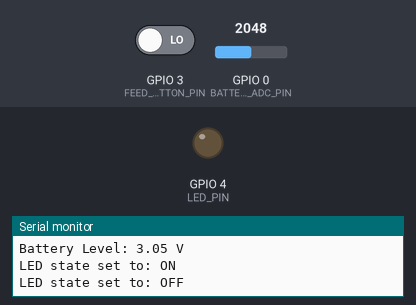
The program below on a simulated ESP32-C3. On the bench: output pins drawn as LEDs (lit = HIGH), the last lines printed to the serial monitor. Inputs (shaded band) come from the test bench; at power-on: GPIO 0 (BATTERY_ADC_PIN) = 2048, GPIO 3 (FEED_BUTTON_PIN) LOW (analog values on the 0–4095 scale). WiFi joins after 1.5 s; servers stay silent unless stated; the local clock reads 2024-03-15 10:24:30 at power-on unless the program sets it; no MQTT or app messages arrive unless stated. At 6.6 s the program puts the board to deep sleep or switches it off; the recording ends there.

Above: at 5.4 s.
5.5 s: GPIO 0 (BATTERY_ADC_PIN) set to 2866
At 6.4 s:
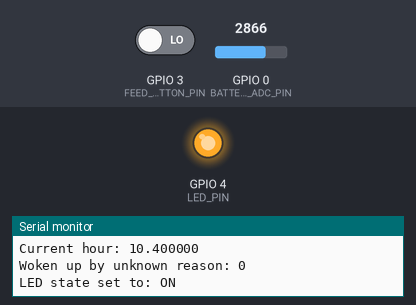
Timing chart, 0 to 6.6 s (numbered marks = the images above; inputs shaded):
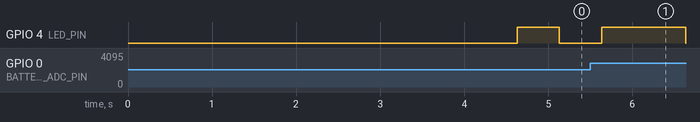

The program:

main.cpp
```cpp
#include <Arduino.h>
#include <WiFi.h>
#include "time.h"
#include <HTTPClient.h>
#include <ArduinoJson.h>
#include <PubSubClient.h>
#include "esp_sleep.h"

// wifi credentials file (optional)
#if __has_include("wifi_credits.h")
#include "wifi_credits.h"
#else
const char *ssid = "ssid_of_your_wifi";
const char *password = "your_wifi_password";
#endif

#define LED_PIN GPIO_NUM_4
#define FEED_BUTTON_PIN 3 // GPIO RTC capable

// Configuration MQTT (ThingsBoard)
const char *mqtt_server = "192.168.1.52";
const int mqtt_port = 1883;
const char *mqtt_client_id = "ESP32C3_Client";
const char *mqtt_topic = "v1/feedfish/esp32/";
WiFiClient espClient;
PubSubClient client(espClient);

// battery level
const int BATTERY_ADC_PIN = 0;     // GPIO0 (ADC1_CH0)
const float R1 = 85000.0;          // 100k
const float R2 = 100000.0;         // 100k
const float ADC_REF_VOLTAGE = 3.3; // référence ADC
const int ADC_RESOLUTION = 4095;   // 12 bits sur ESP32

RTC_DATA_ATTR int bootCount = 0;
RTC_DATA_ATTR bool wifiFailed = false;
RTC_DATA_ATTR bool mqttFailed = false;
RTC_DATA_ATTR bool syncTimeFailed = false;
RTC_DATA_ATTR struct tm lastSyncTime = {0};
RTC_DATA_ATTR esp_sleep_wakeup_cause_t lastWakeupReason = ESP_SLEEP_WAKEUP_UNDEFINED;
RTC_DATA_ATTR float lastBatteryLevel = 0.0;
RTC_DATA_ATTR int feedButtonState = HIGH;

IPAddress local_IP(192, 168, 1, 111);
IPAddress gateway(192, 168, 1, 1);
IPAddress subnet(255, 255, 255, 0);

float getCurrentHour();
uint64_t getSecondsToNextWake(float currentHour);
struct tm timeinfo;

void setupADC()
{
  // Configure ADC for battery level measurement
  analogReadResolution(12);       // résolution 12 bits
  analogSetAttenuation(ADC_11db); // pour mesurer jusqu’à ~3.3V
}

float readBatteryLevel()
{
  // Lire la valeur de la batterie
  int adcValue = analogRead(BATTERY_ADC_PIN);
  float voltage = (adcValue * ADC_REF_VOLTAGE) / ADC_RESOLUTION;
  float batteryLevel = (voltage * (R1 + R2)) / R2; // diviseur de tension
  Serial.printf("Battery Level: %.2f V\n", batteryLevel);
  return batteryLevel;
}

void connectMQTT()
{
  if (wifiFailed)
  {
    Serial.println("WiFi connection failed, cannot connect to MQTT");
    mqttFailed = true;
  }
  client.setServer(mqtt_server, mqtt_port);
  client.setKeepAlive(60);
  if (!client.connect(mqtt_client_id))
  {
    Serial.printf("Failed to connect to MQTT server %s:%d, state: %d\n", mqtt_server, mqtt_port, client.state());
    mqttFailed = true;
  }
  mqttFailed = false;
  Serial.printf("✅ MQTT connection status: %s\n", client.connected() ? "Connected" : "Failed");
  return;
}

void disconnectMQTT()
{
  if (client.connected())
  {
    client.disconnect();
    delay(100);
    Serial.println("Disconnected from MQTT server");
  }
  else
  {
    Serial.println("MQTT client was not connected");
  }
}

void sendMQTTInfo()
{
  if (mqttFailed)
  {
    Serial.println("MQTT connection failed, cannot send info");
    return;
  }

  char payload[256];
  snprintf(payload, sizeof(payload),
           "{\"time\":\"%04d-%02d-%02d %02d:%02d:%02d\",\"wakeup_reason\":%d,\"battery\":%.2f}",
           timeinfo.tm_year + 1900, timeinfo.tm_mon + 1, timeinfo.tm_mday,
           timeinfo.tm_hour, timeinfo.tm_min, timeinfo.tm_sec,
           lastWakeupReason,
           lastBatteryLevel);

  Serial.printf("Sending MQTT info: %s\n", payload);

  if (client.publish(mqtt_topic, payload))
  {
    for (uint8_t i = 0; i < 10; ++i)
    {
      client.loop();
      delay(5);
    }

    Serial.println("✅ MQTT info sent successfully");
  }
  else
  {
    Serial.println("Failed to send MQTT info");
    mqttFailed = true;
  }
}

void syncTime()
{
  if (wifiFailed)
  {
    Serial.println("WiFi connection failed, cannot synchronize time");
    syncTimeFailed = true;
    return;
  }
  Serial.println("Synchronizing time...");
  configTime(0, 0, "pool.ntp.org");
  setenv("TZ", "WET0WEST,M3.5.0/1,M10.5.0/2", 1);
  tzset();
  int retries = 0;
  while (time(nullptr) < 100000 && retries++ < 200)
    delay(500);

  getLocalTime(&timeinfo);
  Serial.printf("Current time: %02d:%02d:%02d\n", timeinfo.tm_hour, timeinfo.tm_min, timeinfo.tm_sec);

  if (retries >= 200)
  {
    Serial.println("Failed to synchronize time");
    syncTimeFailed = true;
    return;
  }
  syncTimeFailed = false;
  Serial.println("✅ Time synchronized");
}

void connectToWiFi()
{
  WiFi.config(local_IP, gateway, subnet, IPAddress(8, 8, 8, 8), IPAddress(8, 8, 4, 4));
  WiFi.disconnect();
  WiFi.begin(ssid, password);
  unsigned long startAttemptTime = millis();
  while (WiFi.status() != WL_CONNECTED && millis() - startAttemptTime < 20000)
  {
    Serial.println("Connecting to WiFi...");
    switch (WiFi.status())
    {
    case WL_CONNECTED:
      Serial.println("Connected");
      break;
    case WL_NO_SSID_AVAIL:
      Serial.println("SSID not available");
      break;
    case WL_CONNECT_FAILED:
      Serial.println("Connection failed");
      break;
    case WL_IDLE_STATUS:
      Serial.println("Idle");
      break;
    case WL_DISCONNECTED:
      Serial.println("Disconnected");
      break;
    default:
      Serial.println("Unknown status");
    }
    delay(500);
  }

  if (WiFi.status() == WL_CONNECTED)
  {
    Serial.println("\n✅ Connected to WiFi!");
    WiFi.printDiag(Serial);
    Serial.println(WiFi.localIP());
    wifiFailed = false;
  }
  else
  {
    Serial.println("\n❌ Failed to connect to WiFi");
    wifiFailed = true;
  }
}
void disconnectFromWiFi()
{
  WiFi.disconnect();
  Serial.println("Disconnected from WiFi");
}

float getCurrentHour()
{
  return timeinfo.tm_hour + (timeinfo.tm_min / 60.0);
}

uint64_t getSecondsToNextWake(float currentHour)
{
  // Cibles : 7.0 et 19.0
  float nextWake;
  float delta;

  if (currentHour < 7.0)
  {
    delta = 7.0 - currentHour;
    nextWake = delta > 3.0 ? 7.0 : 19.0;
  }
  else if (currentHour < 19.0)
  {
    delta = 19.0 - currentHour;
    nextWake = delta > 3.0 ? 19.0 : 7.0 + 24.0; // lendemain 7h
  }
  else
  {
    delta = (24.0 - currentHour) + 7.0;
    nextWake = delta > 3.0 ? 7.0 + 24.0 : 19.0 + 24.0; // lendemain
  }

  float seconds = (nextWake - currentHour) * 3600.0;
  return round(seconds);
}

void goToSleep(uint64_t seconds);
void setLEDState(uint8_t state)
{

  gpio_set_direction(LED_PIN, GPIO_MODE_OUTPUT);
  gpio_config_t io_conf = {};
  io_conf.pin_bit_mask = (1ULL << LED_PIN);
  io_conf.mode = GPIO_MODE_OUTPUT;
  io_conf.pull_up_en = GPIO_PULLUP_DISABLE;
  io_conf.pull_down_en = GPIO_PULLDOWN_DISABLE;
  io_conf.intr_type = GPIO_INTR_DISABLE;
  gpio_config(&io_conf);

  gpio_hold_dis(LED_PIN);
  gpio_set_level(LED_PIN, state);

  if (state == HIGH)
  {
    gpio_hold_en(LED_PIN);
  }
  else
  {
    gpio_hold_dis(LED_PIN);
  }
  Serial.printf("LED state set to: %s\n", state == HIGH ? "ON" : "OFF");
}

void goToSleep(uint64_t seconds)
{
  esp_deep_sleep_enable_gpio_wakeup(1ULL << FEED_BUTTON_PIN, feedButtonState ? ESP_GPIO_WAKEUP_GPIO_LOW : ESP_GPIO_WAKEUP_GPIO_HIGH);
  Serial.printf("Enabling GPIO wakeup on feed button %s", feedButtonState == HIGH ? "LOW" : "HIGH");
  esp_sleep_enable_timer_wakeup((uint64_t)seconds * 1000000ULL);
  Serial.printf("Going to sleep for %f hours\n", (uint64_t)seconds / 3600.0);
  Serial.flush();
  esp_deep_sleep_start();
}

void wakeUpRaison(esp_sleep_wakeup_cause_t wakeup_reason)
{
  switch (wakeup_reason)
  {
  case ESP_SLEEP_WAKEUP_TIMER:
    Serial.println("Woken up by timer");
    break;
  case ESP_SLEEP_WAKEUP_GPIO:
    Serial.println("Woken up by GPIO");
    break;
  default:
    Serial.printf("Woken up by unknown reason: %d\n", wakeup_reason);
    break;
  }
}

void setup()
{
  gpio_config_t io_conf = {};
  io_conf.pin_bit_mask = 1ULL << FEED_BUTTON_PIN;
  io_conf.mode = GPIO_MODE_INPUT;
  io_conf.pull_up_en = GPIO_PULLUP_DISABLE;
  io_conf.pull_down_en = GPIO_PULLDOWN_DISABLE;
  gpio_config(&io_conf);
  feedButtonState = gpio_get_level((gpio_num_t)FEED_BUTTON_PIN);

  Serial.begin(115200);
  delay(2000);
  ++bootCount;
  Serial.println("Starting up...");
  Serial.printf("Boot count: %d\n", bootCount);
  Serial.printf("***************************************************\n");
  Serial.printf("Last sync time: %02d:%02d:%02d\n", lastSyncTime.tm_hour, lastSyncTime.tm_min, lastSyncTime.tm_sec);
  Serial.printf("Last wakeup reason: \n");
  wakeUpRaison(lastWakeupReason);
  Serial.printf("feedButtonState: %s\n", feedButtonState == HIGH ? "HIGH" : "LOW");
  Serial.printf("***************************************************\n");
  setupADC();
  lastBatteryLevel = readBatteryLevel();
  delay(900);
  connectToWiFi();
  syncTime();
  lastSyncTime = timeinfo;
  lastWakeupReason = esp_sleep_get_wakeup_cause();
  connectMQTT();
  sendMQTTInfo();
  disconnectMQTT();
  disconnectFromWiFi();

  if (lastBatteryLevel < 3.5)
  {
    Serial.println("Battery level is low");
    while (readBatteryLevel() < 3.5)
    {
      setLEDState(HIGH);
      delay(500);
      setLEDState(LOW);
      delay(500);
    }
  }

  if (wifiFailed || syncTimeFailed)
  {
    Serial.println("WiFi connection or time synchronization failed, going to sleep immediately");
    goToSleep(600); // Sleep for 10 minute
    return;
  }

  float hour = getCurrentHour();
  Serial.printf("Current hour: %f\n", hour);

  esp_sleep_wakeup_cause_t wakeup_reason = esp_sleep_get_wakeup_cause();
  switch (wakeup_reason)
  {
  case ESP_SLEEP_WAKEUP_TIMER:
    Serial.println("Woken up by timer");
    setLEDState(HIGH);
    goToSleep(getSecondsToNextWake(hour));
    break;
  case ESP_SLEEP_WAKEUP_GPIO:
    Serial.println("Woken up by GPIO");
    setLEDState(LOW);
    goToSleep(getSecondsToNextWake(hour));
    break;

  default:
    Serial.printf("Woken up by unknown reason: %d\n", wakeup_reason);
    setLEDState(HIGH);
    delay(1000); // Keep LED on for 1 second
    setLEDState(LOW);
    // goToSleep(getSecondsToNextWake(hour));
    goToSleep(20);
    break;
  }
}

void loop() {}
```
